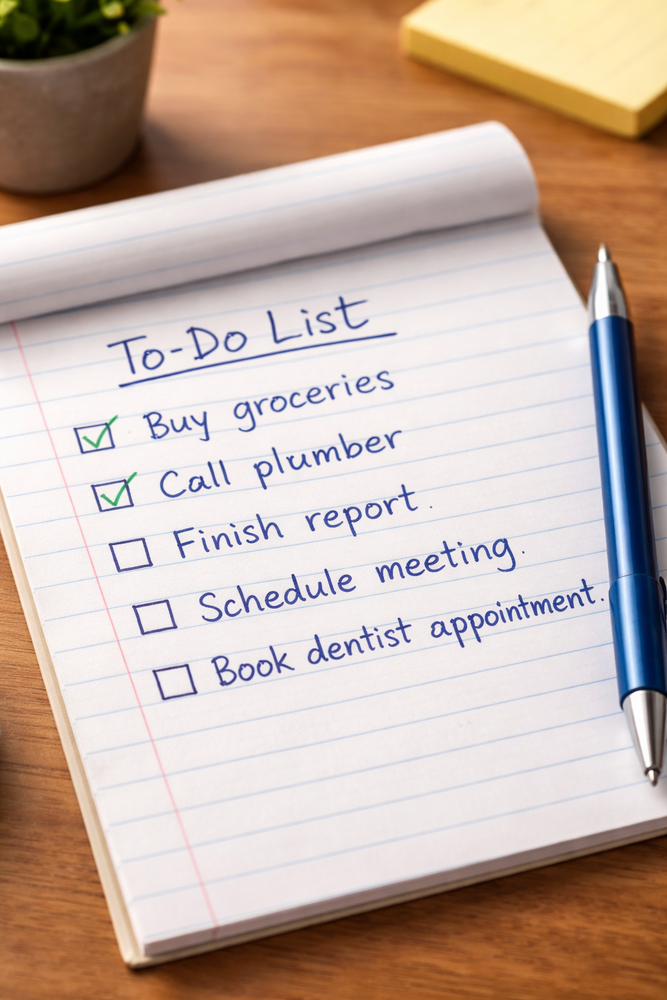
#> input picture data/raw/image1.png, 667 x 1000 px, shrunk from 1024 x 1536 before the run
$ jupyter execute 02_preprocessing_images.ipynb
#> lines starting #> are read from the running program, lines starting #| are printed output that depends on the picture; after the words box and inside, x2 and y2 are one past the last pixel; in counts of white or black regions, pixels touching at a corner belong together
[cell 1]
import cv2
import matplotlib.pyplot as plt

# Charger image en niveaux de gris
img = cv2.imread("../data/raw/image1.png", cv2.IMREAD_GRAYSCALE)
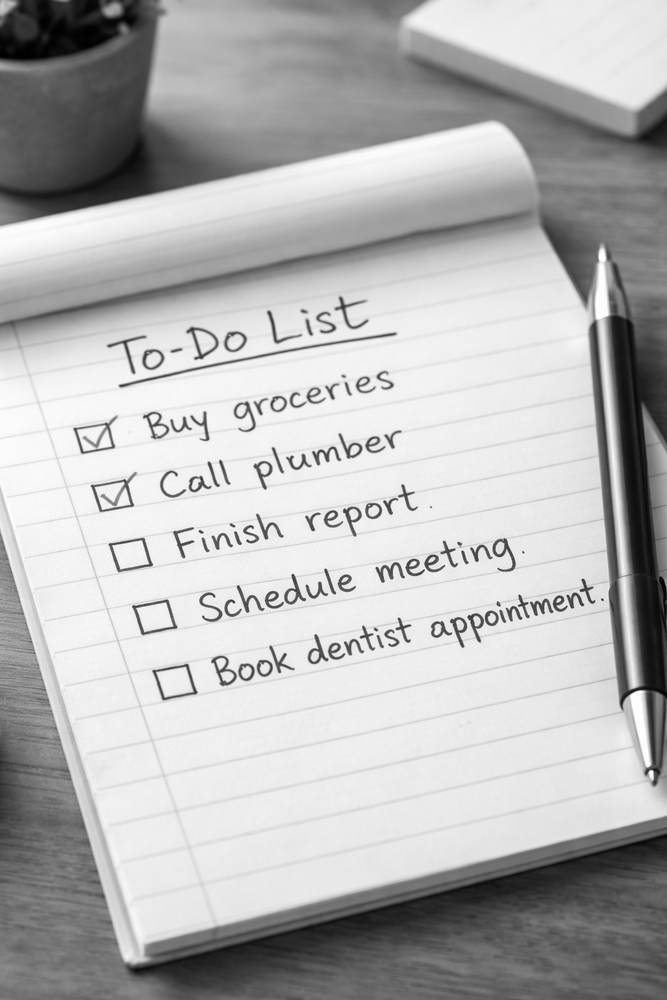
#> img: shape (1000, 667); min 0, max 255, mean 180.6

# 1) Réduction du bruit
img_denoised = cv2.GaussianBlur(img, (5,5), 0)

# 2) Amélioration du contraste
clahe = cv2.createCLAHE(clipLimit=2.0, tileGridSize=(8,8))
img_contrast = clahe.apply(img_denoised)
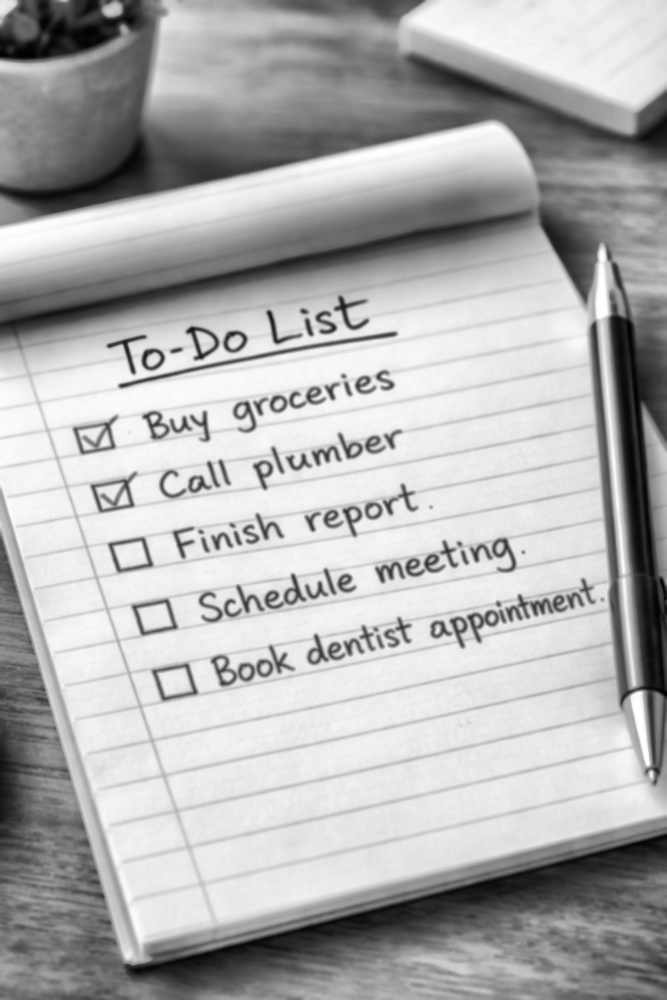
#> img_contrast: shape (1000, 667); min 0, max 255, mean 176

# 3) Binarisation (texte noir / fond blanc)
_, img_binary = cv2.threshold(
    img_contrast, 0, 255,
    cv2.THRESH_BINARY + cv2.THRESH_OTSU
)
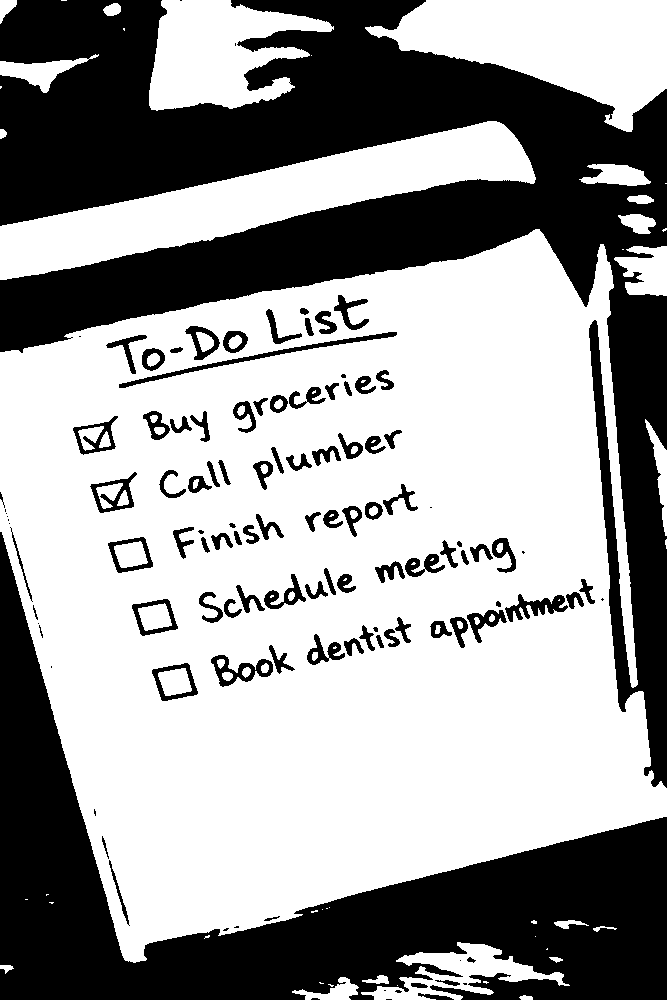
#> img_binary: shape (1000, 667); 61.4% white; 117 black regions (26 under 20 px), largest, box (x1, y1, x2, y2) and area: (0, 0, 667, 788) 148321, (0, 532, 667, 1000) 87680, (119, 332, 397, 388) 1219

# Affichage
plt.figure(figsize=(12,4))

plt.subplot(1,4,1)
plt.title("Original")
plt.imshow(img, cmap="gray")
plt.axis("off")

plt.subplot(1,4,2)
plt.title("Denoised")
plt.imshow(img_denoised, cmap="gray")
plt.axis("off")

plt.subplot(1,4,3)
plt.title("Contraste")
plt.imshow(img_contrast, cmap="gray")
plt.axis("off")

plt.subplot(1,4,4)
plt.title("Binaire")
plt.imshow(img_binary, cmap="gray")
plt.axis("off")

plt.show()
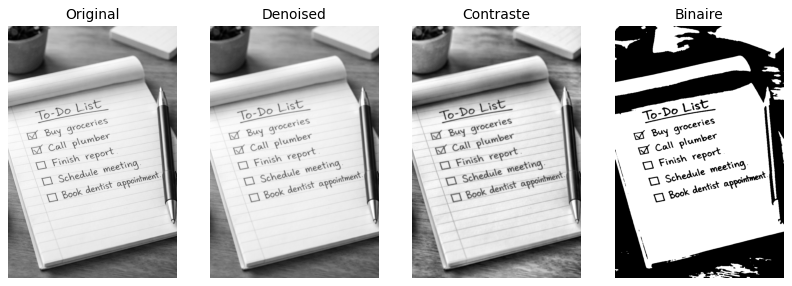
#> figure drawn by matplotlib, 4 panels
